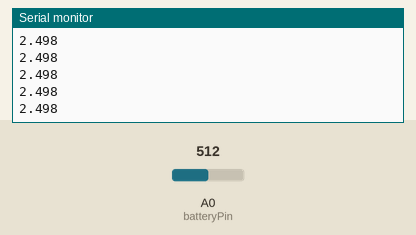
Recording of a sketch running on a simulated Arduino Uno, built with avr-gcc and run on an emulated ATmega328P. Shown: the last lines printed to the serial monitor. The inputs (shaded band) are chosen by the test bench; at power-on: A0 (batteryPin) = 512.

Above: at 1.2 s.
1.3 s: A0 (batteryPin) set to 716
At 1.8 s:
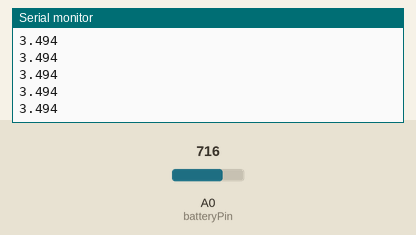
2.8 s: A0 (batteryPin) set to 900
At 3.4 s:
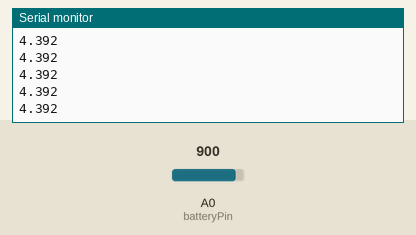
Timing chart, 0 to 5.8 s (numbered marks = the images above; inputs shaded):
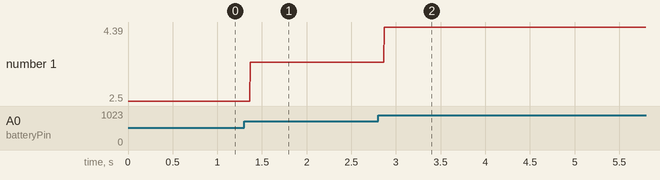

Measured:
- after the input at 1.3 s, the serial monitor: prints a new line after 0.07 s (image 1)
- after the input at 2.8 s, the serial monitor: prints a new line after 0.07 s (image 2)
- plotted number 1: 2.5 → 3.49 after the input at 1.3 s, 3.49 → 4.39 after the input at 2.8 s

The sketch:

ch5r9B.pde
```cpp
const int batteryPin = 0;

void setup()
{
  Serial.begin(9600);
}

void loop()
{
  int val = analogRead(batteryPin); // read the value from the sensor

  long mv =  (val * (500000/1023L)) / 100; // calculate the value in millivolts
  Serial.print(mv/1000); // print the integer value of the voltage
  Serial.print('.');
  int fraction = (mv % 1000); // calculate the fraction
  if (fraction == 0)
     Serial.print("000");      // add three zero's
  else if (fraction < 10)    // if fractional < 10 the 0 is ignored giving a wrong time, so add the zeros
     Serial.print("00");       // add two zeros
  else if (fraction < 100)
     Serial.print("0");
  Serial.println(fraction); // print the fraction
}
```
